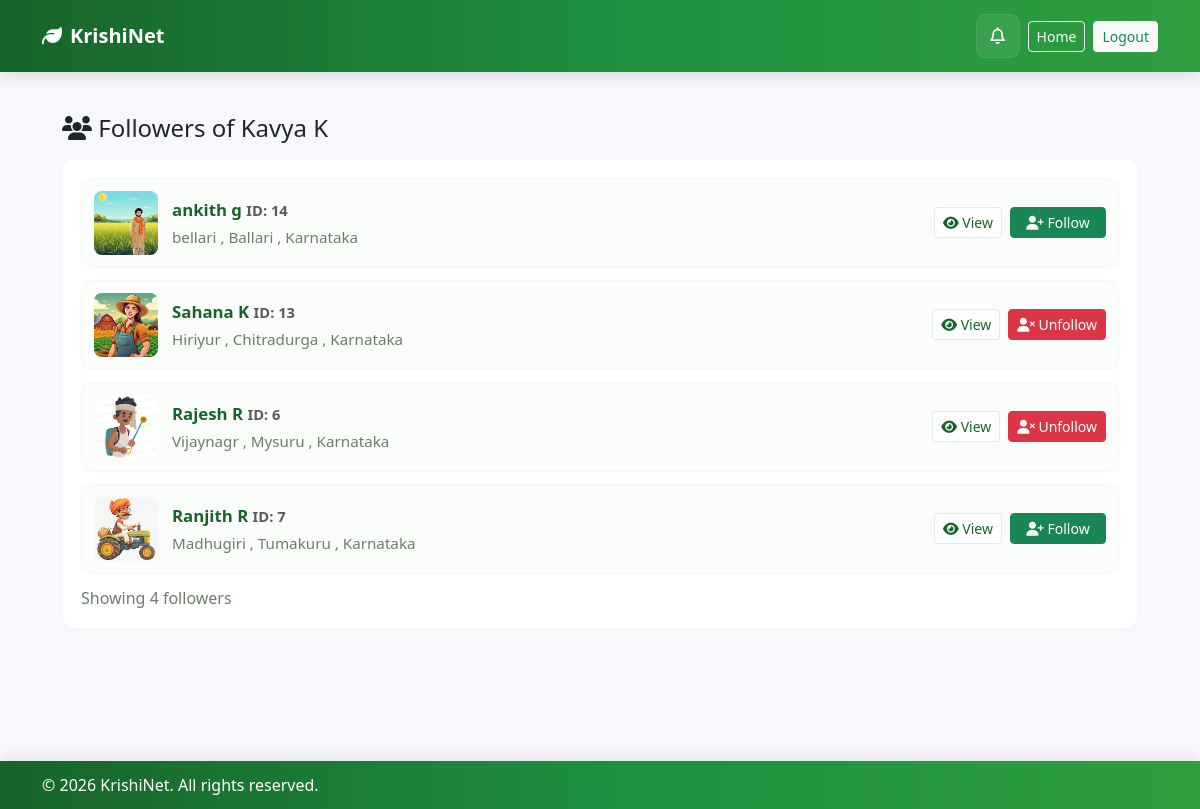
Page /farmer/3/followers (signed in) on the committed database.
### tables this page shows
CREATE TABLE users (
            id INTEGER PRIMARY KEY AUTOINCREMENT,
            name TEXT NOT NULL,
            email TEXT NOT NULL UNIQUE,
            phone TEXT NOT NULL UNIQUE,
            password TEXT NOT NULL,   -- plain password (student/demo only)
            state TEXT,
            district TEXT,
            city TEXT,
            pincode TEXT,
            profile_photo TEXT,
            wants_updates INTEGER DEFAULT 0,
            accepted_terms INTEGER DEFAULT 0,
            role TEXT DEFAULT 'farmer',
            created_at TIMESTAMP DEFAULT CURRENT_TIMESTAMP
        );

### app.py (the view)
@app.get("/farmer/<int:user_id>/followers")
@login_required
def view_followers(user_id):
    db = get_db()
    owner_row = db.execute("SELECT id, name FROM users WHERE id = ?", (user_id,)).fetchone()
    if not owner_row:
        current_app.logger.info("view_followers: owner not found for user_id=%s", user_id)
        abort(404)
    rows = db.execute("""
        SELECT u.id, u.name, u.profile_photo, u.city, u.district, u.state
        FROM follow f
        JOIN users u ON f.follower_id = u.id
        WHERE f.target_id = ?
        ORDER BY f.created_at DESC
        LIMIT 500
    """, (user_id,)).fetchall()
    me = session.get("user_id")
    following_set = set()
    if me:
        fr = db.execute("SELECT target_id FROM follow WHERE follower_id = ?", (me,)).fetchall()
        following_set = {r[0] for r in fr}
    owner = {k: owner_row[k] for k in owner_row.keys()}
    people = [{k: r[k] for k in r.keys()} for r in rows]
    current_app.logger.info("view_followers: owner=%s, rows=%s, following_set_len=%s", owner, len(people), len(following_set))
    return render_template("followers_list.html", owner=owner, people=people, mode="followers", following_set=following_set)

### app.py (called while the page is built)
def get_db():
    if "db" not in g:
        conn = sqlite3.connect(app.config["DATABASE"])
        conn.row_factory = sqlite3.Row
        conn.execute("PRAGMA foreign_keys = ON")
        g.db = conn
    return g.db

def login_required(view):
    @wraps(view)
    def wrapped(*args, **kwargs):
        if not session.get("user_id"):
            flash("Please log in to continue.", "warning")
            return redirect(url_for("login"))
        return view(*args, **kwargs)
    return wrapped

@app.before_request
def load_current_user():
    uid = session.get("user_id")
    if not uid:
        g.user = None
        return
    row = get_db().execute(
        "SELECT id, name, email, phone, state, district, city, profile_photo "
        "FROM users WHERE id = ?", (uid,)
    ).fetchone()
    if row:
        g.user = {k: row[k] for k in row.keys()}
    else:
        g.user = None

@app.context_processor
def inject_user_and_now():
    return {"user": g.get("user"), "now": _dt.utcnow, "datetime": _dt}

### templates/followers_list.html (shortened to what this page needs)
{% extends "base.html" %}
{% block content %}
<div class="container-dashboard">
  <h4 class="mb-3">
    {% if mode == "followers" %}
      <i class="fas fa-users"></i> Followers of {{ owner.name }}
    {% else %}
      <i class="fas fa-user-friends"></i> {{ owner.name }} is Following
    {% endif %}
  </h4>
  <div class="list-wrap">
    {% if people %}
      {% for p in people %}
        <div class="person-card" data-id="{{ p.id }}">
          {% if p.profile_photo %}
            <img src="{{ url_for('static', filename='uploads/' ~ p.profile_photo) }}" alt="avatar" class="person-avatar">
          {% else %}
            <div class="person-avatar">{{ (p.name[0] if p.name else '?') | upper }}</div>
          {% endif %}
          <div class="person-meta">
            <div class="name">{{ p.name }} <small class="text-muted">ID: {{ p.id }}</small></div>
            <div class="meta">
              {% if p.city %}{{ p.city }}{% endif %}
              {% if p.city and p.district %}, {% endif %}
              {% if p.district %}{{ p.district }}{% endif %}
              {% if p.state %}, {{ p.state }}{% endif %}
            </div>
          </div>
          <div class="card-actions">
            <a href="{{ url_for('view_farmer', uid=p.id) }}" class="btn btn-sm btn-view">
              <i class="fas fa-eye"></i> View
            </a>
            {% if p.id != (user.id if user else None) %}
              {% set is_following = (p.id in (following_set or [])) %}
              <button class="btn btn-sm btn-follow {% if is_following %}btn-danger unfollow{% else %}btn-success follow{% endif %}"
                      data-target-id="{{ p.id }}">
                {% if is_following %}
                  <i class="fas fa-user-times"></i> Unfollow
                {% else %}
                  <i class="fas fa-user-plus"></i> Follow
                {% endif %}
              </button>
            {% endif %}
          </div>
        </div>
      {% endfor %}
      <div class="small-count">Showing {{ people|length }} {{ mode }}</div>
    {% else %}
      <div class="empty-note">No {{ mode }} yet.</div>
    {% endif %}
  </div>
</div>
{% endblock %}

### templates/base.html (style rules this page uses)
:root { --green-1: #17642a; --green-2: #1f8f3f; --green-3: #2f9e3f; }
html,body { height:100%; }
body { background:#f6f8fb; margin:0; font-family: system-ui,-apple-system,"Segoe UI",Roboto,"Helvetica Neue",Arial; padding-top: 82px; padding-bottom: 72px; }

### templates/followers_list.html (style rules this page uses)
.container-dashboard { max-width: 1100px; margin: 0 auto; padding: 8px 12px 40px; }
.list-wrap { background: #fff; padding: 18px; border-radius: 10px; border: 1px solid rgba(0,0,0,0.04); }
.person-card { display:flex; gap:14px; align-items:center; padding:12px; border-radius:10px; background:#fbfdfb; border:1px solid rgba(15,60,20,0.03); }
.person-card + .person-card { margin-top:12px; }
.person-avatar { width:64px; height:64px; border-radius:8px; object-fit:cover; flex:0 0 64px; background:#f0f8f0; display:flex; align-items:center; justify-content:center; font-weight:700; color:var(--green-1); }
.person-meta { flex:1; }
.person-meta .name { font-weight:700; color:var(--green-1); font-size:1.05rem; }
.person-meta .meta { color:#6c7d6b; font-size:0.95rem; margin-top:4px; }
.card-actions { display:flex; gap:8px; align-items:center; }
.btn-view { border:1px solid rgba(15,100,40,0.12); background:white; color:var(--green-1); }
.btn-follow { min-width:96px; }
.small-count { color:#6c7d6b; margin-top:12px; }

### rows in the picture
users: name "Kavya K"
users: profile_photo (picture), name "ankith g", id "14", city "bellari", district "Ballari", state "Karnataka", shows "Follow"
users: profile_photo (picture), name "Sahana K", id "13", city "Hiriyur", district "Chitradurga", state "Karnataka", shows "Unfollow"
users: profile_photo (picture), name "Rajesh R", id "6", city "Vijaynagr", district "Mysuru", state "Karnataka", shows "Unfollow"
users: profile_photo (picture), name "Ranjith R", id "7", city "Madhugiri", district "Tumakuru", state "Karnataka", shows "Follow"

### other values in the picture
{{ people|length }} "4"
{{ mode }} "followers"
